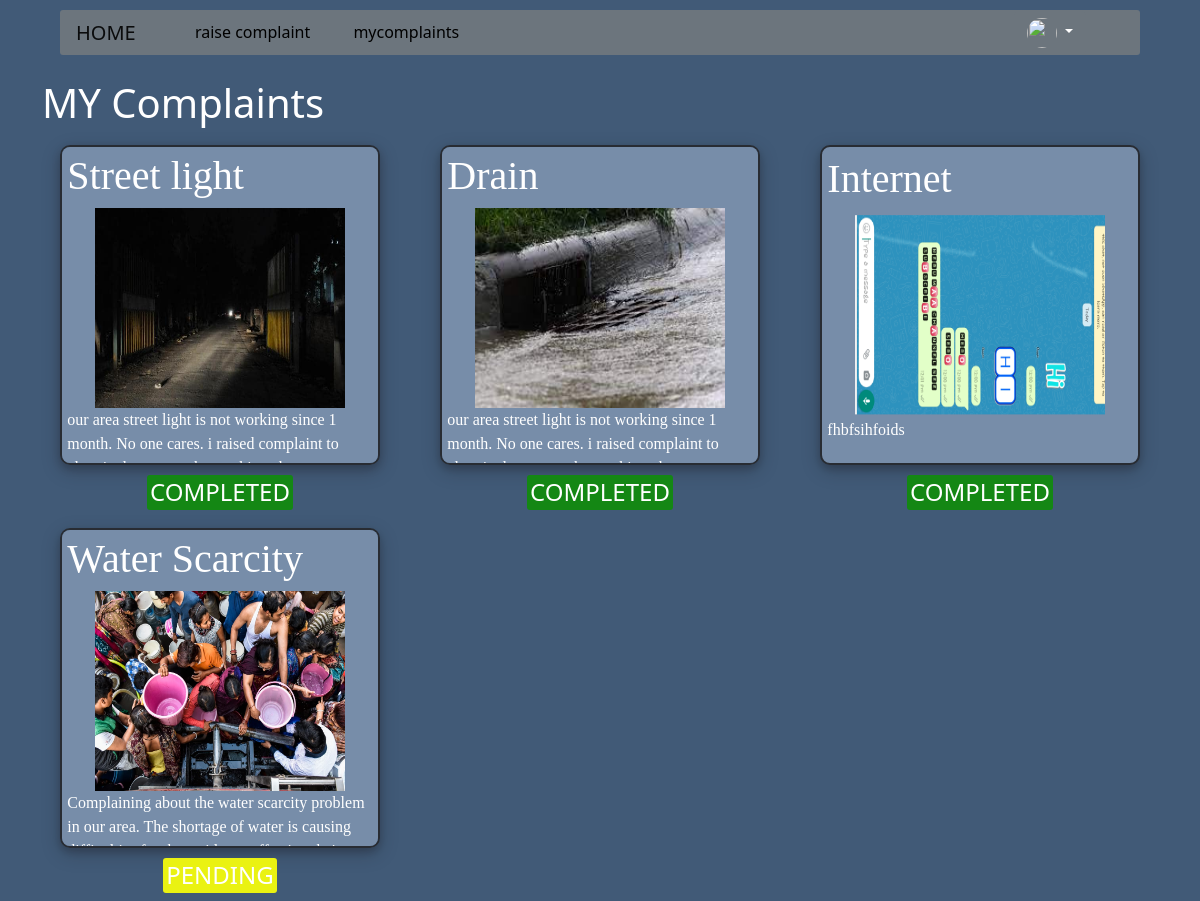
The app's page /pro2app1/mycomplaints (signed in) with its own data.
### pro2app/models.py (models this page shows, shortened)
class Complaints(models.Model):
    user = models.ForeignKey(
        User, on_delete=models.CASCADE, null=False, blank=False)
    complaint_name = models.CharField(max_length=15)
    complaint_image = models.ImageField(
        upload_to='media/complaintpics', blank=False)
    complaint_description = models.TextField()
    city = models.CharField(max_length=40)
    location = models.TextField(default='null')
    phone = models.DecimalField(decimal_places=0, max_digits=10)
    likes = models.DecimalField(decimal_places=0, max_digits=10, default=0)
    dislikes = models.DecimalField(decimal_places=0, max_digits=10, default=0)
    solved = models.BooleanField(default=False)
    liked_users = models.ManyToManyField(
        User, blank=True, related_name='liked_complaints')
    disliked_users = models.ManyToManyField(
        User, blank=True, related_name='disliked_complaints')

### pro2app/views.py (the view)
# urls.py: path('mycomplaints', views.mycomplaints, name='mycomplaints'),
def mycomplaints(request):
    if request.user.is_authenticated:
        mycomplaintslist = Complaints.objects.filter(user=request.user)
        return render(request, 'mycomplaints.html', {'mycomplaintslist': mycomplaintslist})
    return user_login(request)

### templates/mycomplaints.html (shortened to what this page needs)
{% extends "base.html" %} {% block body_block %} {% load static %}
<head>
  <link
    href="https://cdn.jsdelivr.net/npm/bootstrap@5.0.2/dist/css/bootstrap.min.css"
    rel="stylesheet"
  />
</head>
<body>
  <br />
  <div class="container">
    <h1>MY Complaints</h1>
    {% for com in mycomplaintslist %} {% if forloop.counter0|divisibleby:3 %}
    <div class="row">
      {% endif %}
      <div class="col-lg-4 col-md-6 temp2">
        <div class="temp1">
          <h1>{{ com.complaint_name }}</h1>
          <img src="{{ com.complaint_image.url }}" alt="" />
          <p>{{ com.complaint_description }}</p>
        </div>
        {% if com.solved %}
        <h4
          style="
            background-color: rgb(20, 135, 20);
            padding: 3px 3px 3px 3px;
            border-radius: 3px;
          "
        >
          COMPLETED
        </h4>
        {% else %}
        <h4
          style="
            background-color: #eaf212;
            padding: 3px 3px 3px 3px;
            border-radius: 3px;
          "
        >
          PENDING
        </h4>
        {% endif %}
      </div>
      {% if forloop.counter|divisibleby:3 or forloop.last %}
    </div>
    {% endif %} {% endfor %}
  </div>
</body>
{% endblock %}

### templates/mycomplaints.html (style rules this page uses)
.temp1 { border: 2px solid #282c33; height: 320px; width: 320px; background-color: #778da9; box-shadow: 0 4px 8px 0 rgba(0, 0, 0, 0.2), 0 6px 20px 0 rgba(33, 8, 8, 0.19); margin: 10px 10px 10px 10px; display: grid; align-items: end; overflow: auto; border-radius: 10px; font-family: "Instrument Serif", serif; font-size: 16px; margin-left: 3%; padding: 5px 5px 5px 5px; }
.temp2 { display: flex; flex-direction: column; align-items: center; }
img { height: 200px; width: 250px; margin-left: auto; margin-right: auto; }
body { background-color: #415a77; color: white; }

### records on screen
Complaints: complaint_name "Street light", complaint_image (picture), complaint_description "our area street light is not working since 1 month. No one cares. i raised complaint to…", solved "COMPLETED"
Complaints: complaint_name "Drain", complaint_image (picture), complaint_description "our area street light is not working since 1 month. No one cares. i raised complaint to…", solved "COMPLETED"
Complaints: complaint_name "Internet", complaint_image (picture), complaint_description "fhbfsihfoids", solved "COMPLETED"
Complaints: complaint_name "Water Scarcity", complaint_image (picture), complaint_description "Complaining about the water scarcity problem in our area. The shortage of water is causing…", solved "PENDING"
